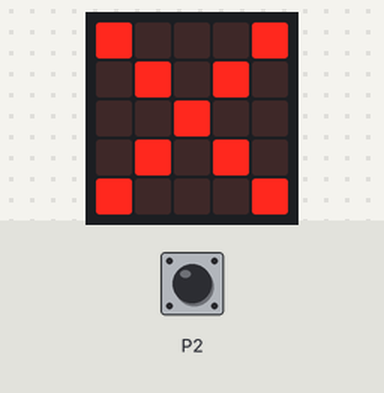
The program below on a simulated BBC micro:bit (MakeCode). On the bench: the board's 5×5 LED display. Inputs (shaded band) come from the test bench; at power-on: P2 LOW.

Above: at 1.3 s.
1.4 s: P2 pulled HIGH for 0.75 s
At 2.4 s:
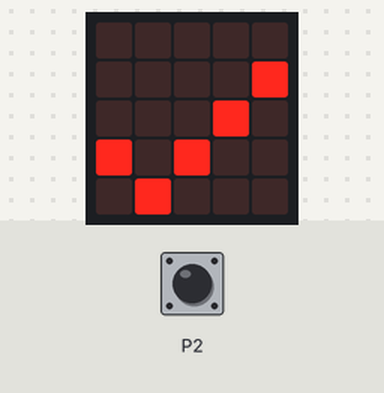
4.0 s: P2 pulled HIGH for 3.2 s
Timing chart, 0 to 7.0 s (numbered marks = the images above; inputs shaded):
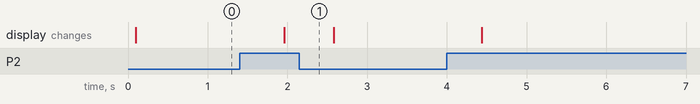

Measured:
- after the input at 1.4 s, the display: changes after 0.56 s (image 1)

The program:

main.ts
```typescript
function doSomething () {
    ESP8266ThingSpeak.connectThingSpeak(
    "api.thingspeak.com",
    "5K11JOM9O82WSUF3",
    presencia,
    0,
    0,
    0,
    0,
    0,
    0,
    0
    )
    ESP8266ThingSpeak.wait(5000)
    presencia = 0
}
let presencia = 0
presencia = 0
ESP8266ThingSpeak.connectWifi(
SerialPin.P0,
SerialPin.P1,
BaudRate.BaudRate115200,
"HABLAND-45",
"habland0846"
)
basic.forever(function () {
    if (pins.digitalReadPin(DigitalPin.P2) == 1) {
        presencia = 1
        basic.showIcon(IconNames.Yes)
    } else {
        basic.showIcon(IconNames.No)
    }
})
loops.everyInterval(5000, function () {
    doSomething()
})
```

test.ts
```typescript
// aquí va el archivo "tests"; esto no se compilará cuando este paquete se utilice como una extensión.
```
